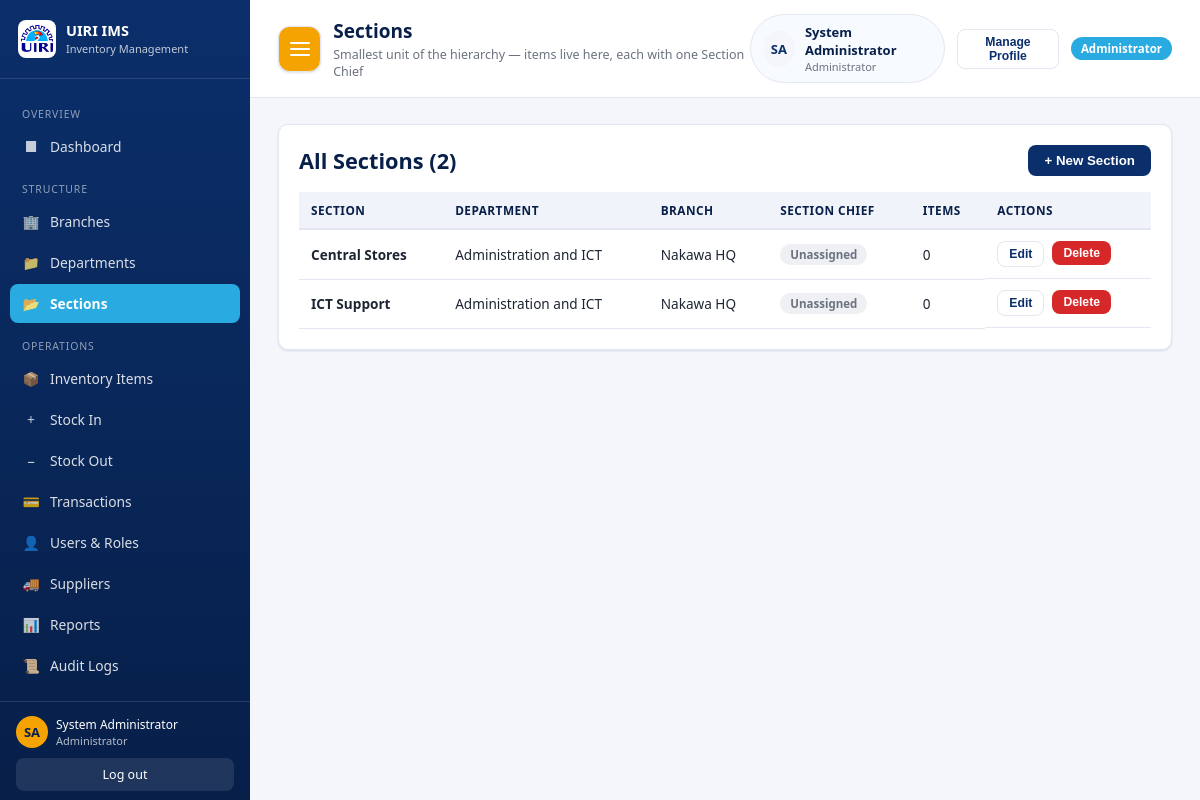
Screenshot of /admin/sections.php (signed in) with the database file from the repository.
### tables this page shows
CREATE TABLE sections (
    id INT AUTO_INCREMENT PRIMARY KEY,
    department_id INT NOT NULL,
    name VARCHAR(150) NOT NULL,
    chief_id INT DEFAULT NULL,
    created_at DATETIME DEFAULT CURRENT_TIMESTAMP,
    CONSTRAINT fk_section_dept FOREIGN KEY (department_id) REFERENCES departments(id) ON DELETE CASCADE,
    CONSTRAINT fk_section_chief FOREIGN KEY (chief_id) REFERENCES users(id) ON DELETE SET NULL
);

CREATE TABLE departments (
    id INT AUTO_INCREMENT PRIMARY KEY,
    branch_id INT NOT NULL,
    name VARCHAR(150) NOT NULL,
    manager_id INT DEFAULT NULL,
    created_at DATETIME DEFAULT CURRENT_TIMESTAMP,
    CONSTRAINT fk_dept_branch FOREIGN KEY (branch_id) REFERENCES branches(id) ON DELETE CASCADE,
    CONSTRAINT fk_dept_manager FOREIGN KEY (manager_id) REFERENCES users(id) ON DELETE SET NULL
);

CREATE TABLE branches (
    id INT AUTO_INCREMENT PRIMARY KEY,
    name VARCHAR(150) NOT NULL,
    location VARCHAR(255) DEFAULT NULL,
    created_at DATETIME DEFAULT CURRENT_TIMESTAMP
);

### includes/functions.php (called while the page is built, shortened)
<?php
function e(?string $str): string {
    return htmlspecialchars($str ?? '', ENT_QUOTES, 'UTF-8');
}

### admin/sections.php (the view, shortened to what this page needs)
<?php
require_once __DIR__ . '/../config/db.php';
require_once __DIR__ . '/../includes/functions.php';
$departments = $pdo->query(
    "SELECT d.id, d.name, b.name AS branch_name FROM departments d JOIN branches b ON d.branch_id=b.id ORDER BY b.name, d.name"
)->fetchAll();
$sections = $pdo->query(
    "SELECT s.*, d.name AS dept_name, b.name AS branch_name, u.full_name AS chief_name,
        (SELECT COUNT(*) FROM items i WHERE i.section_id = s.id) AS item_count
     FROM sections s
     JOIN departments d ON s.department_id = d.id
     JOIN branches b ON d.branch_id = b.id
     LEFT JOIN users u ON s.chief_id = u.id
     ORDER BY b.name, d.name, s.name"
)->fetchAll();
include __DIR__ . '/../includes/header.php';
?>
<div class="card">
    <div class="card-toolbar">
        <h2 class="mt-0 mb-0">All Sections (<?= count($sections) ?>)</h2>
        <button class="btn btn-primary" onclick="document.getElementById('createSectionModal').classList.add('active')" <?= !$departments ? 'disabled title="Create a department first"' : '' ?>>+ New Section</button>
    </div>
    <div class="table-wrap">
        <table>
            <thead><tr><th>Section</th><th>Department</th><th>Branch</th><th>Section Chief</th><th>Items</th><th>Actions</th></tr></thead>
            <tbody>
            <?php foreach ($sections as $s): ?>
                <tr>
                    <td><strong><?= e($s['name']) ?></strong></td>
                    <td><?= e($s['dept_name']) ?></td>
                    <td><?= e($s['branch_name']) ?></td>
                    <td><?= $s['chief_name'] ? e($s['chief_name']) : '<span class="badge badge-gray">Unassigned</span>' ?></td>
                    <td><?= (int)$s['item_count'] ?></td>
                    <td class="table-actions">
                        <button class="btn btn-outline btn-sm" onclick='openEditSection(<?= json_encode($s) ?>)'>Edit</button>
                        <form method="POST" action="/uiri-ims/actions/section_actions.php" onsubmit="return confirm('Delete this section?');" style="display:inline;">
                            <button type="submit" class="btn btn-danger btn-sm">Delete</button>
                        </form>
                    </td>
                </tr>
            <?php endforeach; ?>
            </tbody>
        </table>
    </div>
</div>
<?php include __DIR__ . '/../includes/footer.php'; ?>

### assets/css/style.css (style rules this page uses)
:root { --navy: #0b2f6b; --navy-dark: #071f49; --sky: #29aae1; --red: #d62828; --gold: #f4a300; --bg: #f4f6fb; --card-bg: #ffffff; --text: #1e2532; --muted: #6b7280; --border: #e3e7ef; --success: #1a9b5c; --success-bg: #e7f8ef; --danger: #d62828; --danger-bg: #fdeaea; --warning-bg: #fff6e0; --warning-text: #92650a; --radius: 10px; --shadow: 0 1px 3px rgba(11,47,107,0.08), 0 1px 2px rgba(11,47,107,0.06); --shadow-lg: 0 8px 24px rgba(11,47,107,0.12); }
* { box-sizing: border-box; }
body { margin: 0; font-family: 'Segoe UI', system-ui, -apple-system, Roboto, Helvetica, Arial, sans-serif; background: var(--bg); color: var(--text); font-size: 14.5px; }
.card { background: var(--card-bg); border: 1px solid var(--border); border-radius: var(--radius); box-shadow: var(--shadow); padding: 20px; margin-bottom: 22px; }
.card h2, .card h3 { margin-top: 0; color: var(--navy-dark); }
table { width: 100%; border-collapse: collapse; font-size: 13.6px; }
thead th { text-align: left; background: #f0f3f9; color: var(--navy-dark); font-size: 11.8px; text-transform: uppercase; letter-spacing: .04em; padding: 10px 12px; border-bottom: 2px solid var(--border); }
tbody td { padding: 11px 12px; border-bottom: 1px solid var(--border); vertical-align: middle; }
.table-wrap { overflow-x: auto; }
.table-actions { display: flex; gap: 8px; }
.badge { display: inline-block; padding: 3px 10px; border-radius: 20px; font-size: 11.5px; font-weight: 600; }
.badge-gray { background: #eef0f4; color: var(--muted); }
.btn { display: inline-flex; align-items: center; gap: 6px; padding: 8px 16px; border-radius: 8px; border: none; font-size: 13.3px; font-weight: 600; cursor: pointer; text-decoration: none; transition: filter .15s, transform .05s; }
.btn-primary { background: var(--navy); color: #fff; }
.btn-danger { background: var(--red); color: #fff; }
.btn-outline { background: #fff; color: var(--navy); border: 1px solid var(--border); }
.btn-sm { padding: 5px 11px; font-size: 12.2px; }
.mt-0 { margin-top: 0; }
.mb-0 { margin-bottom: 0; }
.card-toolbar { display: flex; justify-content: space-between; align-items: center; margin-bottom: 16px; flex-wrap: wrap; gap: 10px; }

### rows the page displays
sections: name "Central Stores", department.name "Administration and ICT", branches.name "Nakawa HQ", item_count "0"
sections: name "ICT Support", department.name "Administration and ICT", branches.name "Nakawa HQ", item_count "0"

### other values shown
$initials "SA"
$u['full_name'] "System Administrator"
role_label($role) "Administrator"
$pageTitle "Sections"
$breadcrumb "Smallest unit of the hierarchy — items live here, each with one Section Chief"
$profileInitials "SA"
role_label($u['role'] ?? '') "Administrator"
role_label($u['role']) "Administrator"
count($sections) "2"
